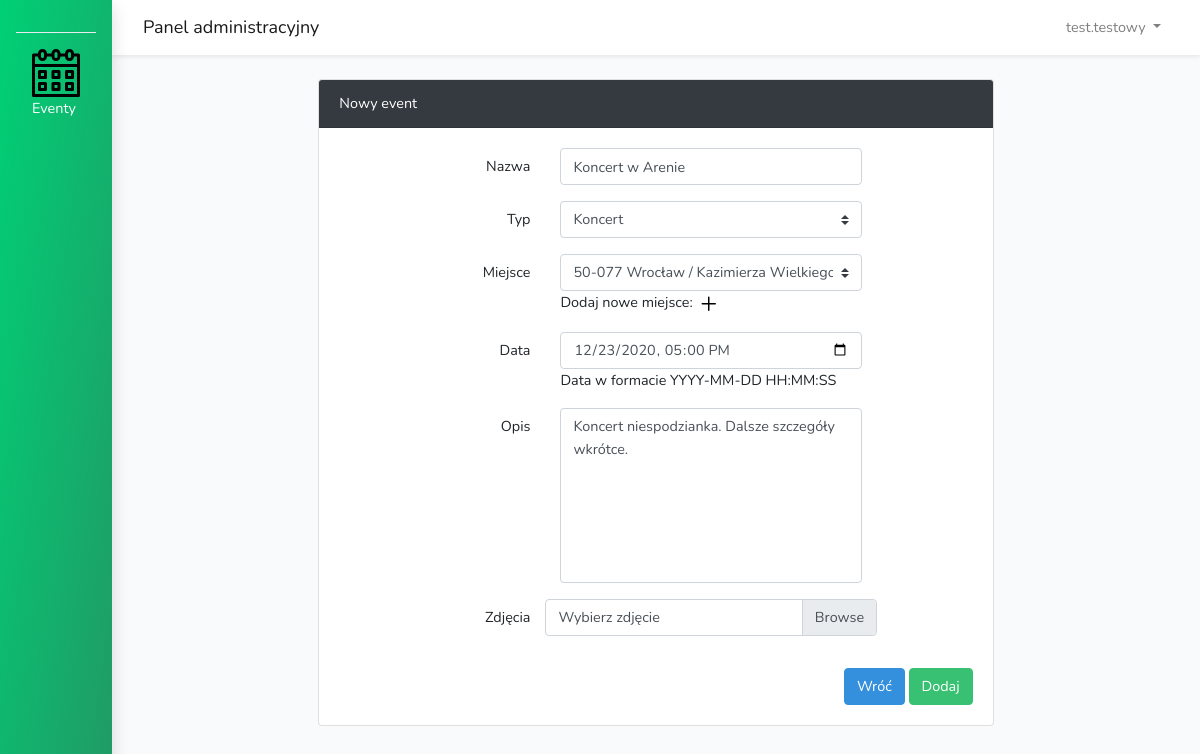
Screenshot of /panel/editevent.php?id=10 (signed in) with the database file from the repository.
### tables this page shows
CREATE TABLE `events` (
  `EventId` int(11) NOT NULL,
  `Name` text NOT NULL,
  `Description` text NOT NULL,
  `PlaceID` int(11) NOT NULL,
  `TypeID` int(11) NOT NULL,
  `Date` datetime NOT NULL
);

### panel/editevent.php (the view, shortened to what this page needs)
<?php
require_once "config.php";
    $sql = "SELECT * FROM types";
    if($types = mysqli_prepare($link, $sql)){
        if(mysqli_stmt_execute($types)){
            mysqli_stmt_store_result($types);
            mysqli_stmt_bind_result($types, $typeID, $type);
        }
    }
    $sql = "SELECT * FROM places";
    if($places = mysqli_prepare($link, $sql)){
        if(mysqli_stmt_execute($places)){
            mysqli_stmt_store_result($places);
            mysqli_stmt_bind_result($places, $placeID, $city, $street, $number, $postal);
        }
    }
$sql = "SELECT Name, Description, PlaceID, TypeID, Date FROM events WHERE EventID = ".$_GET['id'];
$result = $link->query($sql);
    while ($rekord=$result->fetch_object()) {
    $eventName = $rekord->Name;
    $eventDesc = $rekord->Description;
    $eventPlace = $rekord->PlaceID;
    $eventType = $rekord->TypeID;
    $eventDate = $rekord->Date;
    }
?>
<!DOCTYPE html>
<html lang="pl">
<head>
    <link rel="stylesheet" href="app.css" type="text/css">
</head>
    <?php include('content.php');
    ?>
    <div class="col-md-8 mx-auto">
        <div class="card">
            <div class="card-header bg-dark text-white">Nowy event</div>
            <div class="card-body">
                <form method="post" action="update.php" enctype="multipart/form-data" id='event_form'>
                    <div class="form-group row">
                        <label for="name" class="col-md-4 col-form-label text-md-right">Nazwa</label>
                        <div class="col-md-6">
                            <input id="name" type="text" class="form-control" name="name" required autocomplete="on" value="<?php echo htmlspecialchars($eventName)?>" autofocus>
                        </div>
                    </div>
                    <div class="form-group row">
                        <label for="type" class="col-md-4 col-form-label text-md-right">Typ</label>
                        <div class="col-md-6">
                            <select id='type' name='type' class='custom-select' required>
                                <?php
                                    while(mysqli_stmt_fetch($types)){
                                        echo "<option value='".$typeID."' ";
                                        if ($eventType==$typeID) echo 'selected="selected"';
                                        echo ">".$type."</option>";
                                    }
                                ?>
                            </select>
                        </div>
                    </div>
                    <div class="form-group row">
                        <label for="place" class="col-md-4 col-form-label text-md-right">Miejsce</label>
                        <div class="col-md-6">
                            <select id='place' name='place' class='custom-select' required>
                                <?php
                                    while(mysqli_stmt_fetch($places)){
                                        echo "<option value='".$placeID."' ";
                                        if ($eventPlace==$placeID) echo 'selected="selected"';
                                        echo ">".$postal." ".$city." / ".$street." ".$number."</option>";
                                    }
                                ?>
                            </select>
                            <span>Dodaj nowe miejsce:
                                <a href="newplace.php" target="_blank"><svg xmlns="http://www.w3.org/2000/svg" viewBox="0 0 24 24" width="24" height="24"><path fill-rule="evenodd" d="M11.75 4.5a.75.75 0 01.75.75V11h5.75a.75.75 0 010 1.5H12.5v5.75a.75.75 0 01-1.5 0V12.5H5.25a.75.75 0 010-1.5H11V5.25a.75.75 0 01.75-.75z"></path></svg></a>
                            </span>
                        </div>
                    </div>
                    <div class="form-group row">
                        <label for="date" class="col-md-4 col-form-label text-md-right">Data</label>
                        <div class="col-md-6">
                            <input type='datetime-local' class='form-control' name='date' id='date' value="<?php echo htmlspecialchars($eventDate)?>" required/>
                            <span>Data w formacie YYYY-MM-DD HH:MM:SS</span>
                        </div>
                    </div>
                    <div class="form-group row">
                        <label for="descr" class="col-md-4 col-form-label text-md-right">Opis</label>
                        <div class="col-md-6">
                            <textarea class='form-control' rows='7' id='descr' name='descr' style="resize:none;" placeholder='Opis' required><?php echo htmlspecialchars($eventDesc)?></textarea>
                        </div>
                    </div>
                    <div class="form-group row mb-3">
                        <label class="col-md-4 col-form-label text-md-right">Zdjęcia</label>
                        <div class="custom-file col-md-6">
                            <label class="custom-file-label" for="inputFile">Wybierz zdjęcie</label>
                        </div>
                        <div class="col-md-4"></div>
                    </div>
                </form>
                <div class="row">
                    <div class="col-md-9"></div>
                    <div class="col-md-3 text-right">
                        <a href="events.php" class='btn btn-primary text-white'>Wróć</a>
                        <button type="submit" class='btn btn-success' form='event_form'>Dodaj</button>
                    </div>
                </div>
            </div>
        </div>
    </div>
                        </main>
                    </div>
                </div>
            </div>
        </div>
    </body>
</html>

### rows the page displays
events: name "Koncert w Arenie", type "Koncert", place "50-077 Wrocław / Kazimierza Wielkiego 19", date "12/23/2020 17:00", descr "Koncert niespodzianka. Dalsze szczegóły wkrótce."

### other values shown
$_SESSION['username'] "test.testowy"
